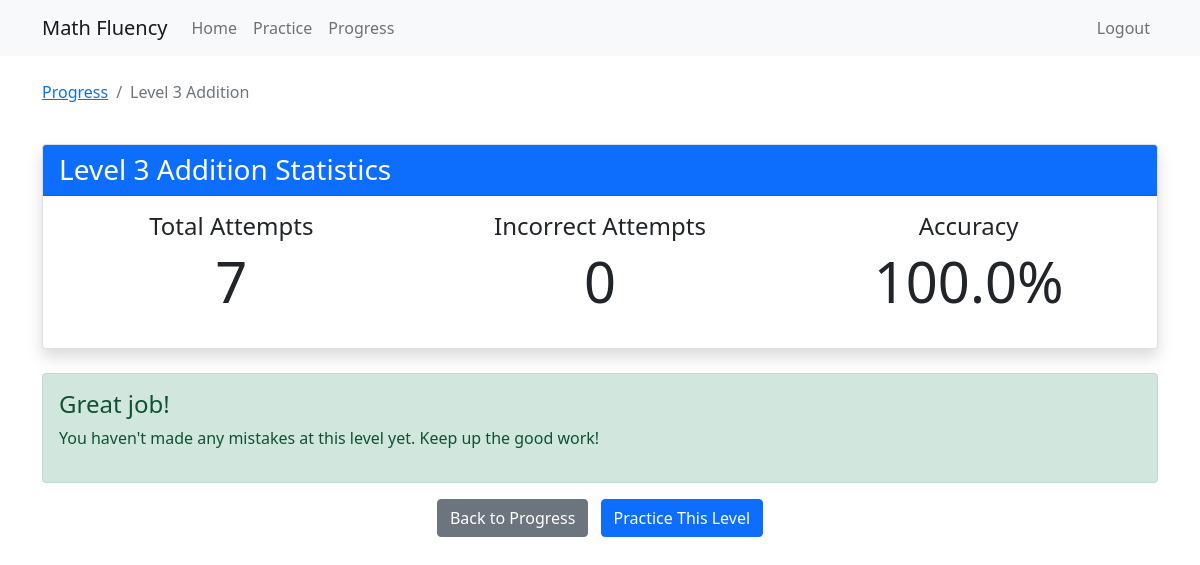
The app's page /analyze_level/addition/3 (signed in), older data.
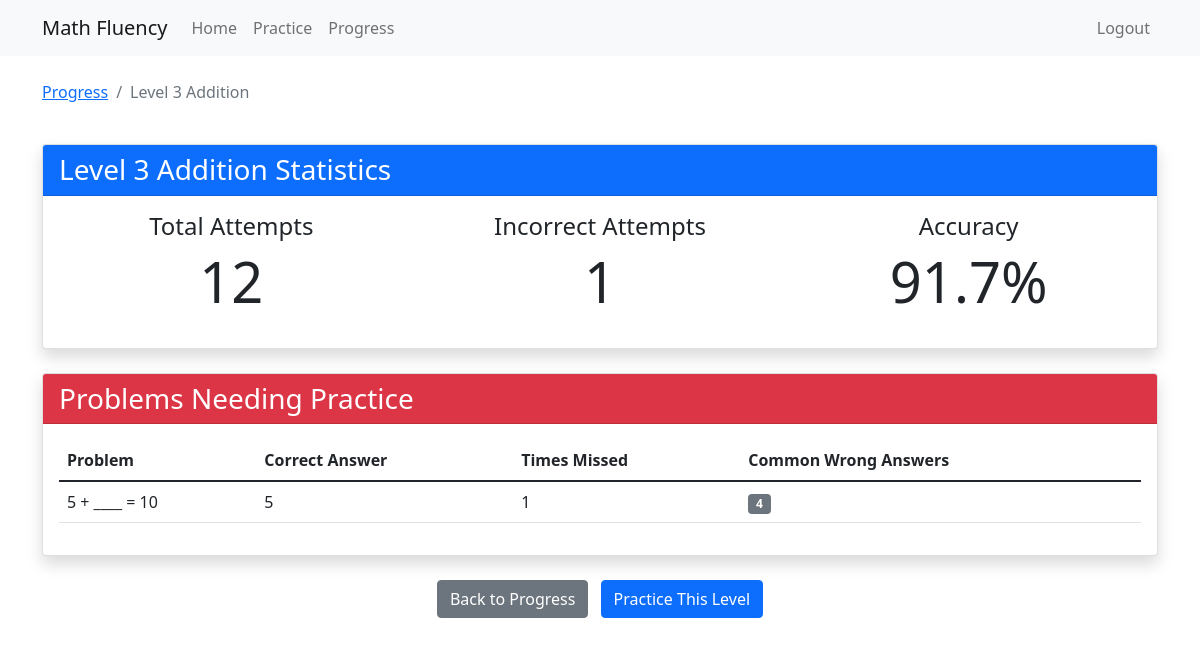
The same page, newer data.
### models/practice_attempt.py (models this page shows)
class PracticeAttempt(db.Model):
    id = db.Column(db.Integer, primary_key=True)
    user_id = db.Column(db.Integer, db.ForeignKey('user.id'), nullable=False)
    operation = db.Column(db.String(20), nullable=False)  # 'addition' or 'multiplication'
    level = db.Column(db.Integer, nullable=False)
    problem = db.Column(db.String(50), nullable=False)
    user_answer = db.Column(db.Integer, nullable=False)
    correct_answer = db.Column(db.Integer, nullable=False)
    is_correct = db.Column(db.Boolean, nullable=False)
    time_taken = db.Column(db.Float)  # in seconds
    created_at = db.Column(db.DateTime, default=datetime.utcnow)
    user = db.relationship('User', backref=db.backref('practice_attempts', lazy=True))

### app.py (the view)
@app.route('/analyze_level/<operation>/<int:level>')
@login_required
def analyze_level(operation, level):
    try:
        attempts = PracticeAttempt.query.filter(
            PracticeAttempt.user_id == current_user.id,
            PracticeAttempt.operation == operation,
            PracticeAttempt.level == level
        ).order_by(PracticeAttempt.created_at.desc()).all()
        total_attempts = len(attempts)
        incorrect_attempts = [a for a in attempts if not a.is_correct]
        problem_stats = {}
        for attempt in incorrect_attempts:
            if attempt.problem not in problem_stats:
                problem_stats[attempt.problem] = {
                    'incorrect_count': 0,
                    'user_answers': [],
                    'correct_answer': attempt.correct_answer
                }
            problem_stats[attempt.problem]['incorrect_count'] += 1
            problem_stats[attempt.problem]['user_answers'].append(attempt.user_answer)
        problems_list = [
            {
                'problem': problem,
                'incorrect_count': stats['incorrect_count'],
                'user_answers': stats['user_answers'],
                'correct_answer': stats['correct_answer']
            }
            for problem, stats in problem_stats.items()
        ]
        problems_list.sort(key=lambda x: x['incorrect_count'], reverse=True)
        accuracy = ((total_attempts - len(incorrect_attempts)) / total_attempts * 100) if total_attempts > 0 else 0
        return render_template('analyze_level.html',
            operation=operation,
            level=level,
            total_attempts=total_attempts,
            incorrect_count=len(incorrect_attempts),
            accuracy=accuracy,
            problems=problems_list
        )
    except Exception as e:
        print(f"Error in analyze_level route: {str(e)}")
        return f"An error occurred: {str(e)}", 500

### app.py (called while the page is built)
@app.template_filter('unique')
def unique_filter(l):
    seen = set()
    return [x for x in l if not (x in seen or seen.add(x))]

@login_manager.user_loader
def load_user(user_id):
    return User.query.get(int(user_id))

### templates/analyze_level.html (shortened to what this page needs)
{% extends "base.html" %}
{% block content %}
<div class="container mt-4">
    <div class="row mb-4">
        <div class="col">
            <nav aria-label="breadcrumb">
                <ol class="breadcrumb">
                    <li class="breadcrumb-item"><a href="{{ url_for('progress') }}">Progress</a></li>
                    <li class="breadcrumb-item active">Level {{ level }} {{ operation|title }}</li>
                </ol>
            </nav>
        </div>
    </div>
    <div class="card mb-4 shadow">
        <div class="card-header bg-primary text-white">
            <h3 class="mb-0">Level {{ level }} {{ operation|title }} Statistics</h3>
        </div>
        <div class="card-body">
            <div class="row">
                <div class="col-md-4 text-center mb-3">
                    <h4>Total Attempts</h4>
                    <div class="display-4">{{ total_attempts }}</div>
                </div>
                <div class="col-md-4 text-center mb-3">
                    <h4>Incorrect Attempts</h4>
                    <div class="display-4">{{ incorrect_count }}</div>
                </div>
                <div class="col-md-4 text-center mb-3">
                    <h4>Accuracy</h4>
                    <div class="display-4">{{ "%.1f"|format(accuracy) }}%</div>
                </div>
            </div>
        </div>
    </div>
    {% if problems %}
    <div class="card mb-4 shadow">
        <div class="card-header bg-danger text-white">
            <h3 class="mb-0">Problems Needing Practice</h3>
        </div>
        <div class="card-body">
            <div class="table-responsive">
                <table class="table table-hover">
                    <thead>
                        <tr>
                            <th>Problem</th>
                            <th>Correct Answer</th>
                            <th>Times Missed</th>
                            <th>Common Wrong Answers</th>
                        </tr>
                    </thead>
                    <tbody>
                        {% for problem in problems %}
                        <tr>
                            <td>{{ problem['problem'] }}</td>
                            <td>{{ problem['correct_answer'] }}</td>
                            <td>{{ problem['incorrect_count'] }}</td>
                            <td>
                                {% for answer in problem['user_answers']|unique|sort %}
                                <span class="badge bg-secondary me-1">{{ answer }}</span>
                                {% endfor %}
                            </td>
                        </tr>
                        {% endfor %}
                    </tbody>
                </table>
            </div>
        </div>
    </div>
    {% else %}
    <div class="alert alert-success" role="alert">
        <h4 class="alert-heading">Great job!</h4>
        <p>You haven't made any mistakes at this level yet. Keep up the good work!</p>
    </div>
    {% endif %}
    <div class="text-center mb-4">
        <a href="{{ url_for('progress') }}" class="btn btn-secondary me-2">
            Back to Progress
        </a>
        <a href="{{ url_for('practice') }}" class="btn btn-primary">
            Practice This Level
        </a>
    </div>
</div>
{% endblock %}

### templates/base.html (shortened to what this page needs)
<!DOCTYPE html>
<html lang="en">
<head>
    <link href="https://cdn.jsdelivr.net/npm/bootstrap@5.1.3/dist/css/bootstrap.min.css" rel="stylesheet">
</head>
<body>
    <nav class="navbar navbar-expand-lg navbar-light bg-light">
        <div class="container">
            <a class="navbar-brand" href="{{ url_for('home') }}">Math Fluency</a>
            <div class="collapse navbar-collapse" id="navbarNav">
                <ul class="navbar-nav">
                    <li class="nav-item">
                        <a class="nav-link {% if request.endpoint == 'home' %}active{% endif %}" href="{{ url_for('home') }}">Home</a>
                    </li>
                    <li class="nav-item">
                        <a class="nav-link {% if request.endpoint == 'practice' %}active{% endif %}" href="{{ url_for('practice') }}">Practice</a>
                    </li>
                    <li class="nav-item">
                        <a class="nav-link {% if request.endpoint == 'progress' %}active{% endif %}" href="{{ url_for('progress') }}">Progress</a>
                    </li>
                </ul>
                <ul class="navbar-nav ms-auto">
                    {% if current_user.is_authenticated %}
                    <li class="nav-item">
                        <a class="nav-link" href="{{ url_for('logout') }}">Logout</a>
                    </li>
                    {% endif %}
                </ul>
            </div>
        </div>
    </nav>
    {% block content %}{% endblock %}
</body>
</html>

Row changes from the older to the newer data that the page shows:
added PracticeAttempt: problem "5 + ____ = 10", correct_answer "5", incorrect_count "1", unique "4"
Text that changed along with them:
{{ total_attempts }}: "7" → "12"
{{ incorrect_count }}: "0" → "1"
{{ "%.1f"|format(accuracy) }}: "100.0" → "91.7"
text no longer shown: "Great job! You haven't made any mistakes at this level yet. Keep up the good work!"
text now shown: "Problems Needing Practice Problem Correct Answer Times Missed Common Wrong Answers"
